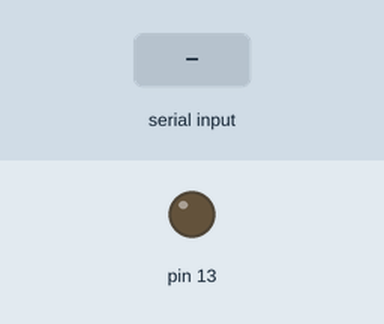
A sketch run on a simulated Arduino Uno, built with avr-gcc and run on an emulated ATmega328P. On the bench: output pins drawn as LEDs (lit = HIGH). The inputs (shaded band) are chosen by the test bench.

Above: at 1.2 s.
1.3 s: "1" received over Serial
At 1.9 s:
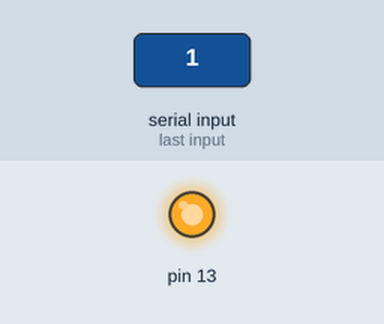
Timing chart, 0 to 4.3 s (numbered marks = the images above; inputs shaded):
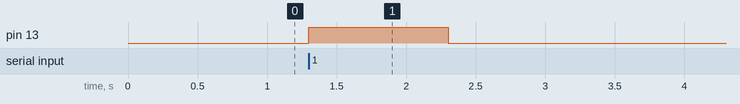

The sketch:

UART_Rx.ino
```cpp
// (licence header left out)
#include <SoftwareSerial.h>
// Global variables
char databyte;

/**
 * @brief Function that runs once
 *
 */
void setup()
{
  // Set the Serial Communication at baud rate 9600
  Serial.begin(9600);
  // Enable build-in LED pin at 13 as output pin
  pinMode(13,OUTPUT);
}

/**
 * @brief Function that keeps running
 *
 */
void loop()
{
  //! Read the serial port and get the data
  databyte = Serial.read();
  // Check if data is present
  if (databyte > -1)
  {
    // If 0 is received reset the LED
    if (databyte == '0')
    {
      digitalWrite(13,LOW);
      delay(1000);
    } // end of if
    //! If 1 is received set the LED
    else if(databyte == '1')
    {
      digitalWrite(13,HIGH);
      delay(1000);
      digitalWrite(13,LOW);
      delay(1000);
    } // end of else if
    // If other input received reset the LED
    else
    {
      digitalWrite(13,LOW);
    } // end of else
  } // end of databyte check
} // end of loop() function
```

Measured:
- after the input at 1.3 s, pin 13: LOW → HIGH at once, → LOW 1.0 s later
